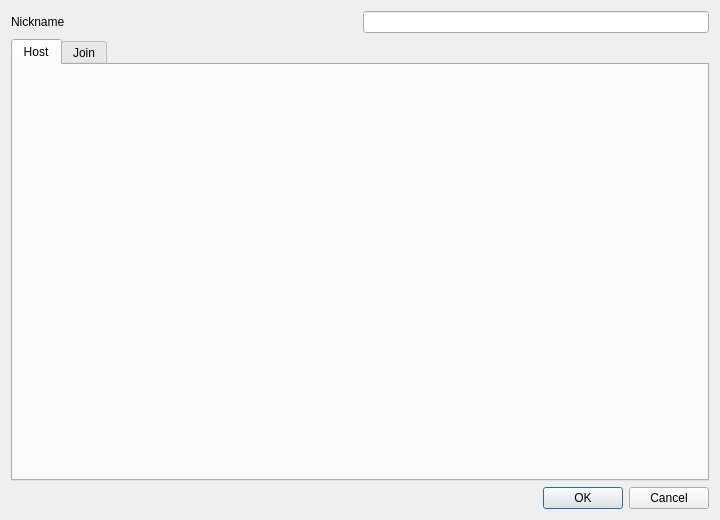
<?xml version="1.0" encoding="UTF-8"?>
<ui version="4.0">
 <class>NetplayLobbyDialog</class>
 <widget class="QDialog" name="NetplayLobbyDialog">
  <property name="geometry">
   <rect>
    <x>0</x>
    <y>0</y>
    <width>720</width>
    <height>520</height>
   </rect>
  </property>
  <property name="windowTitle">
   <string>Netplay</string>
  </property>
  <layout class="QVBoxLayout" name="verticalLayout">
   <item>
    <layout class="QHBoxLayout" name="horizontalLayout_nickname">
     <item>
      <widget class="QLabel" name="nickNameLabel">
       <property name="text">
        <string>Nickname</string>
       </property>
      </widget>
     </item>
     <item>
      <widget class="QLineEdit" name="nickNameLineEdit">
       <property name="sizePolicy">
        <sizepolicy hsizetype="Preferred" vsizetype="Fixed">
         <horstretch>0</horstretch>
         <verstretch>0</verstretch>
        </sizepolicy>
       </property>
      </widget>
     </item>
    </layout>
   </item>
   <item>
    <widget class="QTabWidget" name="tabWidget">
     <property name="sizePolicy">
      <sizepolicy hsizetype="Preferred" vsizetype="Expanding">
       <horstretch>0</horstretch>
       <verstretch>1</verstretch>
      </sizepolicy>
     </property>
     <property name="currentIndex">
      <number>0</number>
     </property>
     <widget class="QWidget" name="hostTab">
      <attribute name="title">
       <string>Host</string>
      </attribute>
      <layout class="QVBoxLayout" name="hostTabLayout">
       <property name="leftMargin">
        <number>0</number>
       </property>
       <property name="topMargin">
        <number>0</number>
       </property>
       <property name="rightMargin">
        <number>0</number>
       </property>
       <property name="bottomMargin">
        <number>0</number>
       </property>
      </layout>
     </widget>
     <widget class="QWidget" name="joinTab">
      <attribute name="title">
       <string>Join</string>
      </attribute>
      <layout class="QVBoxLayout" name="joinTabLayout">
       <property name="leftMargin">
        <number>0</number>
       </property>
       <property name="topMargin">
        <number>0</number>
       </property>
       <property name="rightMargin">
        <number>0</number>
       </property>
       <property name="bottomMargin">
        <number>0</number>
       </property>
      </layout>
     </widget>
    </widget>
   </item>
   <item>
    <widget class="QDialogButtonBox" name="buttonBox">
     <property name="orientation">
      <enum>Qt::Orientation::Horizontal</enum>
     </property>
     <property name="standardButtons">
      <set>QDialogButtonBox::StandardButton::Cancel|QDialogButtonBox::StandardButton::Ok</set>
     </property>
    </widget>
   </item>
  </layout>
 </widget>
 <resources/>
 <connections>
  <connection>
   <sender>buttonBox</sender>
   <signal>rejected()</signal>
   <receiver>NetplayLobbyDialog</receiver>
   <slot>reject()</slot>
   <hints>
    <hint type="sourcelabel">
     <x>20</x>
     <y>20</y>
    </hint>
    <hint type="destinationlabel">
     <x>20</x>
     <y>20</y>
    </hint>
   </hints>
  </connection>
 </connections>
</ui>
